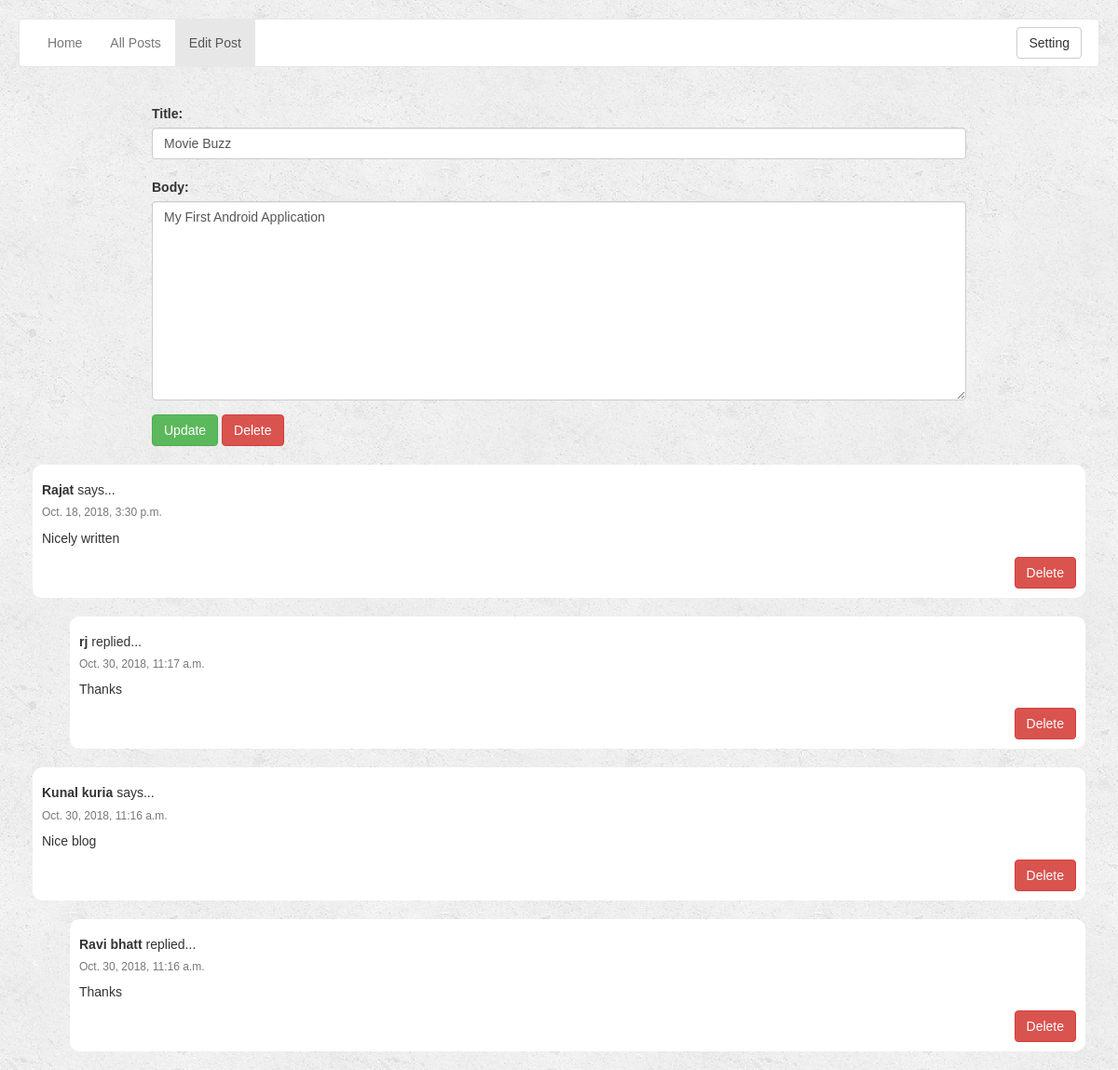
Screenshot of /mrrobot/edit_post/2/ (signed in) with the database file from the repository.
### myblog/models.py (models this page shows, shortened)
class Posts(models.Model):
    user = models.ForeignKey(User,related_name="my_post",on_delete=models.CASCADE,default=1)
    title = models.CharField(max_length=100 , null=False)
    body = models.CharField(max_length=4000 , null=False)
    created_on = models.DateTimeField(auto_now_add=True)
    updated_on = models.DateTimeField(auto_now_add=True)

class Comments(models.Model):
    user_name = models.CharField(max_length=100, null=False)
    email = models.EmailField(max_length=100, null=False)
    message = models.CharField(max_length=1000, null=False)
    created_on = models.DateTimeField(auto_now_add=True)
    post = models.ForeignKey(Posts, related_name='comment', on_delete=models.CASCADE)

class Reply(models.Model):
    user_name = models.CharField(max_length=100, null=False)
    email = models.EmailField(max_length=100, null=False)
    message = models.CharField(max_length=1000, null=False)
    created_on = models.DateTimeField(auto_now_add=True)
    comment = models.ForeignKey(Comments, related_name='reply', on_delete=models.CASCADE)

### myblog/views.py (the view)
# urls.py: re_path('^(?P<user>\w+)/edit_post/(?P<post_id>\d+)/$', views.edit_post ,name="edit_post"),
def edit_post(request,post_id,user):
    if not request.user.is_authenticated:
        return redirect('login')
    blog_admin = request.user
    user_detail = blog_admin.profile
    post = blog_admin.my_post.get(pk=post_id)
    if request.method == "POST":
        form = NewPostForm(request.POST)
        if form.is_valid():
            my_post = form.save(commit=False)
            my_post.pk = post_id
            my_post.created_on = post.created_on
            my_post.updated_on = datetime.now()
            my_post.save(force_update=True)
        return redirect('first_page', user=user)
    else:
        form = NewPostForm(initial={'title': post.title, 'body': post.body})
        return render(request, 'edit_post.html', {'form': form, 'post': post, 'user_detail': user_detail, 'blog_admin':user})

### myblog/forms.py
class NewPostForm(forms.ModelForm):
    body = forms.CharField(widget=forms.Textarea(attrs={'placeholder': 'Post Body ...'}), max_length=4000)
    title = forms.CharField(widget=forms.TextInput(attrs={'placeholder': 'Post Heading ...'}))
    class Meta:
        model = Posts
        fields = ['title', 'body']

### templates/edit_post.html (shortened to what this page needs)
{% extends 'base.html' %}
{% load widget_tweaks %}
{% block navbar_left %}
<li ><a href="{%  url 'first_page' blog_admin %}">Home</a></li>
<li ><a href="{%  url 'all_post' blog_admin %}">All Posts </a></li>
<li class="active"><a href="#">Edit Post </a></li>
{% endblock %}
{% block navbar_right %}
<a class="btn btn-default" href="{%  url 'settings' blog_admin %}">Setting</a>
{% endblock %}
{% block container-body %}
<div class="row new-post-row">
    <div class="col-lg-12 col-md-12 align-self-center">
        <form method="post" novalidate>
            {% for field in form %}
              <div class="form-group new-post-form">
                {{ field.label_tag }}
                {% render_field field class="form-control" %}
              </div>
            {% endfor %}
            <button type="submit" class="btn btn-success">Update </button>
            <span ><a  class="btn btn-danger" href="{%  url 'delete_post' blog_admin post.pk %}" >Delete</a></span>
        </form>
    </div>
</div>
<div class="edit-comment-reply">
    {% for comment in post.comment.all %}
<div class="card" >
  <div class="card-body">
      <h5 class="card-title"><strong>{{ comment.user_name }}</strong> says...</h5>
    <h6 class="card-subtitle mb-2 text-muted">{{ comment.created_on }}</h6>
    <p class="comment_text">{{ comment.message }}</p>
      <p class="replyButton" align="right"><a  class="btn btn-danger" href="{%  url 'delete_comment' blog_admin comment.pk %}" >Delete</a></p>
  </div>
</div>
{% for reply in comment.reply.all %}
<div class="card reply" >
  <div class="card-body">
      <h5 class="card-title"><strong>{{ reply.user_name }}</strong> replied...</h5>
    <h6 class="card-subtitle mb-2 text-muted">{{ reply.created_on }}</h6>
    <p class="comment_text">{{ reply.message }}</p>
      <p class="replyButton" align="right"><a  class="btn btn-danger" href="{%  url 'delete_reply' blog_admin reply.pk %}" >Delete</a></p>
  </div>
</div>
{% endfor %}
{% endfor %}
</div>
{% endblock container-body %}

### static/css/styles.css (style rules this page uses)
body { font-family: Arial; padding: 20px; background: #ddd; background-image: url(../image/back.png); }
.card { margin-top: 20px; background: white; padding: 10px; border-radius: 10px; }
.replyButton { margin-bottom: 00px; }
.new-post-form { margin-top : 20px; }
.new-post-row { margin-left: 10%; margin-right: 10%; }
.reply { margin-left: 40px; margin-top: 20px; }

### rows the page displays
Posts: title "Movie Buzz" "My First Android Application"
Comments: user_name "Rajat", created_on "Oct. 18, 2018, 3:30 p.m.", message "Nicely written"
Reply: user_name "rj", created_on "Oct. 30, 2018, 11:17 a.m.", message "Thanks"
Comments: user_name "Kunal kuria", created_on "Oct. 30, 2018, 11:16 a.m.", message "Nice blog"
Reply: user_name "Ravi bhatt", created_on "Oct. 30, 2018, 11:16 a.m.", message "Thanks"

### other values shown
{{ field.label_tag }} "Title:" "Body:"
